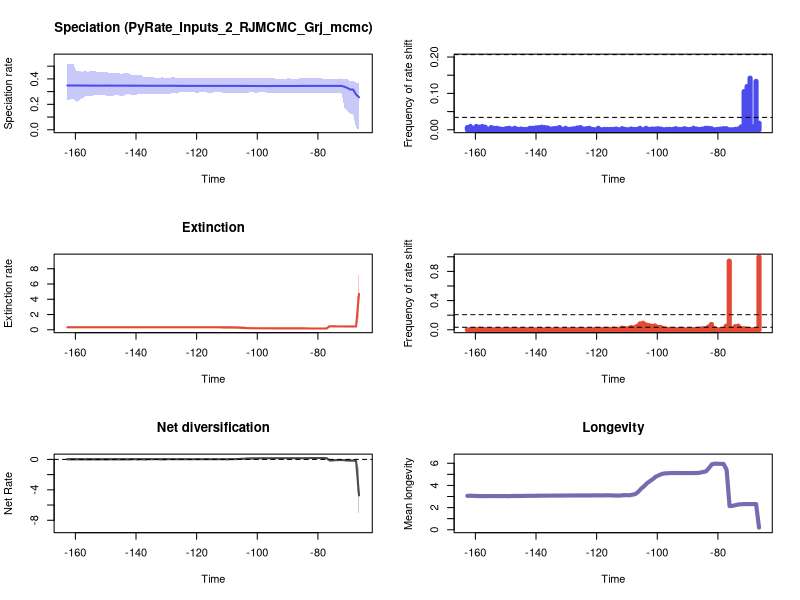

Source code (R):


pdf(file='./RTT_plots.pdf',width=10, height=15)
par(mfrow=c(3,2))
library(scales)

time=c(-66.43919349311926, -67.41089053489287,-68.38258757666645,-69.35428461844006,-70.32598166021364,-71.29767870198725,-72.26937574376086,-73.24107278553444,-74.21276982730805,-75.18446686908166,-76.15616391085524,-77.12786095262885,-78.09955799440246,-79.07125503617604,-80.04295207794965,-81.01464911972323,-81.98634616149684,-82.95804320327045,-83.92974024504403,-84.90143728681764,-85.87313432859125,-86.84483137036483,-87.81652841213844,-88.78822545391205,-89.75992249568563,-90.73161953745924,-91.70331657923282,-92.67501362100643,-93.64671066278004,-94.61840770455362,-95.59010474632723,-96.56180178810084,-97.53349882987442,-98.50519587164803,-99.47689291342164,-100.44858995519522,-101.42028699696883,-102.39198403874241,-103.36368108051602,-104.33537812228963,-105.3070751640632,-106.27877220583682,-107.25046924761043,-108.222166289384,-109.19386333115762,-110.16556037293122,-111.1372574147048,-112.10895445647841,-113.08065149825202,-114.0523485400256,-115.02404558179921,-115.9957426235728,-116.9674396653464,-117.93913670712001,-118.9108337488936,-119.8825307906672,-120.85422783244081,-121.8259248742144,-122.797621915988,-123.76931895776161,-124.7410159995352,-125.7127130413088,-126.68441008308238,-127.65610712485599,-128.6278041666296,-129.59950120840318,-130.5711982501768,-131.5428952919504,-132.51459233372398,-133.4862893754976,-134.45798641727117,-135.42968345904478,-136.4013805008184,-137.373077542592,-138.34477458436558,-139.31647162613916,-140.28816866791277,-141.25986570968638,-142.23156275146,-143.20325979323357,-144.17495683500718,-145.14665387678076,-146.11835091855437,-147.09004796032798,-148.0617450021016,-149.03344204387517,-150.00513908564875,-150.97683612742236,-151.94853316919597,-152.92023021096958,-153.8919272527432,-154.86362429451677,-155.83532133629035,-156.80701837806396,-157.77871541983757,-158.75041246161118,-159.72210950338476,-160.69380654515837,-161.66550358693195,-162.63720062870556)
rate=c(0.2554926172087426, 0.2772324556821525,0.31599818998424156,0.3165772709406439,0.32964384887708237,0.33870459036767675,0.34491117457256615,0.3450125968853898,0.3450125968853898,0.34500323218919104,0.34500323218919104,0.34500323218919104,0.34491117457256615,0.34491117457256615,0.34491117457256615,0.34500323218919104,0.34500323218919104,0.3450125968853898,0.34504574565429647,0.34500323218919104,0.34455716628488575,0.34451473408620753,0.34450564286054897,0.34450564286054897,0.34450332492499536,0.34450096698381716,0.34443646657265625,0.34443646657265625,0.3442891948447456,0.34411688551734215,0.343949890506586,0.343949890506586,0.343949890506586,0.343949890506586,0.343949890506586,0.3442891948447456,0.34450096698381716,0.34450096698381716,0.34450564286054897,0.34455716628488575,0.3447059746965876,0.34491117457256615,0.34500323218919104,0.3450125968853898,0.34491117457256615,0.34500323218919104,0.34491117457256615,0.34500323218919104,0.34500323218919104,0.34500323218919104,0.34500323218919104,0.3450125968853898,0.3450282629085107,0.3450282629085107,0.3450282629085107,0.3450282629085107,0.3450125968853898,0.3450125968853898,0.3450125968853898,0.34504574565429647,0.34510434821191494,0.34510434821191494,0.3454870140547338,0.34580492401713037,0.345847164263392,0.345847164263392,0.345847164263392,0.3458687652808518,0.3458992344714982,0.3458992344714982,0.3458992344714982,0.34597146670480083,0.3460866788316553,0.3463602078958334,0.34647254209262046,0.34647254209262046,0.3466442087646945,0.3467542602604719,0.3466442087646945,0.34683237729499045,0.34689121803131934,0.34683237729499045,0.3469917561873186,0.3469917561873186,0.3471430077683405,0.3471430077683405,0.34724322684015607,0.3469917561873186,0.34689121803131934,0.34694924209861844,0.34694924209861844,0.34724322684015607,0.34725692946518544,0.3473881647777579,0.3477464971206282,0.34776312601446413,0.3479489268736241,0.348248821122794,0.3481245219080573,0.3484066820608096)
minHPD=c(0.003905927828244613, 0.012602449429121301,0.12161410816526842,0.12231792374086542,0.15105639039165494,0.1768895885114539,0.2906705988631677,0.29162542815245923,0.29162542815245923,0.29162542815245923,0.29162542815245923,0.29162542815245923,0.29248405747684636,0.29248405747684636,0.29248405747684636,0.29248405747684636,0.29248405747684636,0.29248405747684636,0.29248405747684636,0.293015968773475,0.29248405747684636,0.29248405747684636,0.29162542815245923,0.29248405747684636,0.29248405747684636,0.293015968773475,0.29162542815245923,0.29162542815245923,0.29162542815245923,0.29162542815245923,0.2906705988631677,0.29248405747684636,0.29341834109628234,0.29341834109628234,0.29341834109628234,0.29162542815245923,0.29341834109628234,0.29341834109628234,0.29248405747684636,0.29162542815245923,0.29162542815245923,0.29162542815245923,0.29162542815245923,0.29162542815245923,0.29162542815245923,0.29162542815245923,0.29248405747684636,0.29341834109628234,0.29341834109628234,0.29341834109628234,0.29248405747684636,0.29248405747684636,0.29341834109628234,0.29341834109628234,0.29341834109628234,0.29167467020740157,0.2936863754181306,0.2936863754181306,0.2936863754181306,0.29341834109628234,0.29341834109628234,0.29341834109628234,0.28425155850934775,0.29341834109628234,0.28425155850934775,0.28425155850934775,0.28425155850934775,0.28425155850934775,0.27937010076318797,0.27937010076318797,0.27937010076318797,0.27937010076318797,0.27937010076318797,0.27937010076318797,0.27966889524699606,0.2794387647053362,0.2742136631707889,0.27113795300164883,0.27937010076318797,0.27937010076318797,0.26825395740423397,0.26825395740423397,0.27113795300164883,0.27113795300164883,0.26164479324277584,0.26164479324277584,0.27113795300164883,0.27113795300164883,0.27339236111357834,0.27113795300164883,0.27113795300164883,0.26344769439357896,0.26164479324277584,0.26164479324277584,0.245731727514569,0.23204462872194453,0.21808948308842563,0.2483795645483617,0.23759262690377123,0.23204462872194453)
maxHPD=c(0.3637143135327924, 0.37164512573415975,0.3818641540578038,0.3818641540578038,0.39651484224124117,0.39885961844581314,0.40302793854767716,0.40302793854767716,0.4029683454063889,0.4029683454063889,0.4029683454063889,0.4029683454063889,0.40302793854767716,0.40302793854767716,0.40302793854767716,0.40302793854767716,0.40302793854767716,0.40302793854767716,0.40302793854767716,0.40302793854767716,0.40302793854767716,0.40302793854767716,0.4029683454063889,0.40302793854767716,0.40302793854767716,0.40302793854767716,0.4029683454063889,0.4029683454063889,0.40302793854767716,0.4053061586290697,0.40302793854767716,0.4056570175568469,0.4056570175568469,0.4056570175568469,0.4056570175568469,0.40302793854767716,0.4056570175568469,0.4056570175568469,0.4056570175568469,0.40536283855552113,0.40536283855552113,0.4056570175568469,0.4056570175568469,0.4056570175568469,0.40536283855552113,0.40536283855552113,0.4056570175568469,0.4056570175568469,0.4056570175568469,0.4056570175568469,0.4056570175568469,0.4056570175568469,0.4073574196447571,0.4073574196447571,0.4073574196447571,0.4073574196447571,0.40974889283527655,0.40974889283527655,0.40974889283527655,0.41033067498587983,0.40974889283527655,0.41033067498587983,0.4056570175568469,0.4159405431100476,0.40974889283527655,0.40974889283527655,0.41033067498587983,0.41151617188103284,0.40974889283527655,0.40974889283527655,0.41151617188103284,0.41433266693790505,0.4151686284718117,0.4159405431100476,0.42890035707160706,0.42890035707160706,0.43031021605721725,0.43031021605721725,0.442315631675087,0.44979665980617417,0.442315631675087,0.442315631675087,0.44979665980617417,0.44979665980617417,0.442315631675087,0.4463799636339802,0.45702698436156125,0.45702698436156125,0.45702698436156125,0.45702698436156125,0.46087825264786175,0.46087825264786175,0.45702698436156125,0.46087825264786175,0.45702698436156125,0.46087825264786175,0.46087825264786175,0.5198276692351799,0.5198276692351799,0.5198276692351799)
remove_na = !is.na(rate)
time = time[remove_na]
plot(time,time,type = 'n', ylim = c(0, 0.5718104361586979), xlim = c(-163.12304914959236,-65.95334497223246), ylab = 'Speciation rate', xlab = 'Time',main='Speciation (PyRate_Inputs_2_RJMCMC_Grj_mcmc)' )
polygon(c(time, rev(time)), c(maxHPD[remove_na], rev(minHPD[remove_na])), col = alpha('#4c4cec',0.3), border = NA)
lines(time,rate[remove_na], col = '#4c4cec', lwd=2)
mids=c(-66.4441010539363, -67.42561321734398,-68.40712538075165,-69.38863754415932,-70.370149707567,-71.35166187097468,-72.33317403438235,-73.31468619779002,-74.2961983611977,-75.27771052460538,-76.25922268801305,-77.24073485142073,-78.22224701482841,-79.20375917823608,-80.18527134164376,-81.16678350505143,-82.14829566845911,-83.12980783186678,-84.11131999527446,-85.09283215868214,-86.07434432208981,-87.05585648549749,-88.03736864890516,-89.01888081231284,-90.00039297572052,-90.98190513912819,-91.96341730253587,-92.94492946594355,-93.92644162935122,-94.90795379275889,-95.88946595616657,-96.87097811957425,-97.85249028298193,-98.8340024463896,-99.81551460979728,-100.79702677320495,-101.77853893661262,-102.76005110002029,-103.74156326342798,-104.72307542683565,-105.70458759024334,-106.686099753651,-107.66761191705868,-108.64912408046635,-109.63063624387402,-110.61214840728171,-111.59366057068938,-112.57517273409707,-113.55668489750474,-114.53819706091241,-115.51970922432008,-116.50122138772775,-117.48273355113544,-118.46424571454311,-119.4457578779508,-120.42727004135847,-121.40878220476614,-122.39029436817381,-123.37180653158148,-124.35331869498917,-125.33483085839684,-126.31634302180453,-127.2978551852122,-128.27936734861987,-129.26087951202754,-130.24239167543524,-131.22390383884292,-132.2054160022506,-133.18692816565826,-134.16844032906593,-135.1499524924736,-136.13146465588127,-137.11297681928895,-138.09448898269662,-139.0760011461043,-140.05751330951196,-141.03902547291966,-142.02053763632733,-143.002049799735,-143.98356196314268,-144.96507412655038,-145.94658628995805,-146.92809845336572,-147.9096106167734,-148.89112278018106,-149.87263494358874,-150.8541471069964,-151.83565927040408,-152.81717143381175,-153.79868359721942,-154.78019576062712,-155.7617079240348,-156.74322008744247,-157.72473225085014,-158.70624441425784,-159.6877565776655,-160.66926874107318,-161.65078090448085,-162.63229306788853)
counts=c(0.018, 0.133,0.008,0.142,0.119,0.105,0.008,0.002,0.001,0.0,0.0,0.003,0.003,0.002,0.001,0.0,0.003,0.004,0.004,0.002,0.001,0.002,0.004,0.001,0.001,0.003,0.001,0.001,0.003,0.001,0.001,0.001,0.0,0.002,0.003,0.002,0.002,0.001,0.004,0.0,0.004,0.001,0.001,0.002,0.0,0.001,0.003,0.0,0.002,0.001,0.001,0.001,0.001,0.0,0.004,0.0,0.001,0.004,0.003,0.002,0.006,0.005,0.003,0.002,0.001,0.004,0.001,0.006,0.004,0.003,0.002,0.005,0.006,0.007,0.006,0.005,0.004,0.004,0.001,0.001,0.002,0.001,0.004,0.002,0.004,0.003,0.001,0.002,0.004,0.004,0.006,0.001,0.007,0.009,0.007,0.009,0.004,0.009,0.006)
plot(mids,counts,type = 'h', xlim = c(-163.12304914959236,-65.95334497223246), ylim=c(0,0.2), ylab = 'Frequency of rate shift', xlab = 'Time',lwd=5,col='#4c4cec')
bf2 = 0.03404600904253787
bf6 = 0.20662287772405416
abline(h=bf2, lty=2)
abline(h=bf6, lty=2)

time=c(-66.43919349311926, -67.41089053489287,-68.38258757666645,-69.35428461844006,-70.32598166021364,-71.29767870198725,-72.26937574376086,-73.24107278553444,-74.21276982730805,-75.18446686908166,-76.15616391085524,-77.12786095262885,-78.09955799440246,-79.07125503617604,-80.04295207794965,-81.01464911972323,-81.98634616149684,-82.95804320327045,-83.92974024504403,-84.90143728681764,-85.87313432859125,-86.84483137036483,-87.81652841213844,-88.78822545391205,-89.75992249568563,-90.73161953745924,-91.70331657923282,-92.67501362100643,-93.64671066278004,-94.61840770455362,-95.59010474632723,-96.56180178810084,-97.53349882987442,-98.50519587164803,-99.47689291342164,-100.44858995519522,-101.42028699696883,-102.39198403874241,-103.36368108051602,-104.33537812228963,-105.3070751640632,-106.27877220583682,-107.25046924761043,-108.222166289384,-109.19386333115762,-110.16556037293122,-111.1372574147048,-112.10895445647841,-113.08065149825202,-114.0523485400256,-115.02404558179921,-115.9957426235728,-116.9674396653464,-117.93913670712001,-118.9108337488936,-119.8825307906672,-120.85422783244081,-121.8259248742144,-122.797621915988,-123.76931895776161,-124.7410159995352,-125.7127130413088,-126.68441008308238,-127.65610712485599,-128.6278041666296,-129.59950120840318,-130.5711982501768,-131.5428952919504,-132.51459233372398,-133.4862893754976,-134.45798641727117,-135.42968345904478,-136.4013805008184,-137.373077542592,-138.34477458436558,-139.31647162613916,-140.28816866791277,-141.25986570968638,-142.23156275146,-143.20325979323357,-144.17495683500718,-145.14665387678076,-146.11835091855437,-147.09004796032798,-148.0617450021016,-149.03344204387517,-150.00513908564875,-150.97683612742236,-151.94853316919597,-152.92023021096958,-153.8919272527432,-154.86362429451677,-155.83532133629035,-156.80701837806396,-157.77871541983757,-158.75041246161118,-159.72210950338476,-160.69380654515837,-161.66550358693195,-162.63720062870556)
rate=c(4.710529332908955, 0.4341868365117863,0.4341157219969355,0.4341157219969355,0.4344287837615157,0.4344681292025348,0.43528429226507576,0.436774532220083,0.44210135695453695,0.44735935945251937,0.4485961734476773,0.16948146922297233,0.1659667163304238,0.1659667163304238,0.1659667163304238,0.1658419606660413,0.16693163165768993,0.17203091313468255,0.1771113058555987,0.17870360790045886,0.18035523324116048,0.18107846037951744,0.18107846037951744,0.1810887220571631,0.1811152272444691,0.1811152272444691,0.1811152272444691,0.1810887220571631,0.1810887220571631,0.18107846037951744,0.18107846037951744,0.18120532995658584,0.1812658443471185,0.1820616294173406,0.1840702011135023,0.18814808215091366,0.19632886462271404,0.2035919598251991,0.21739036758509472,0.23297614962161078,0.2584306696107296,0.28158304691757907,0.300372340131741,0.30617572849283614,0.3110300149646549,0.3126021176325352,0.31483569699819536,0.3199697243515701,0.32137229818293866,0.3215561796997877,0.3213187182990152,0.32102008561308065,0.3213187182990152,0.3216220095931391,0.3216220095931391,0.3218225183336759,0.3219896080578814,0.3222827172633086,0.3220563904889786,0.3220563904889786,0.3220563904889786,0.3222827172633086,0.3222827172633086,0.3222827172633086,0.3225372010373088,0.32281392910967366,0.32308869866547335,0.3234275091424425,0.3234275091424425,0.3234908974326465,0.3234908974326465,0.3234908974326465,0.3237950642419776,0.3239215948893651,0.3237950642419776,0.3239215948893651,0.3245842848990289,0.3245842848990289,0.32482486679638,0.32507139810334695,0.3254162425621794,0.3254162425621794,0.32507139810334695,0.32507139810334695,0.32507139810334695,0.32558087181392537,0.32558972923949214,0.3256615984889769,0.32605344916653267,0.3258353176676109,0.32558972923949214,0.32558972923949214,0.3258353176676109,0.3258353176676109,0.3258353176676109,0.3256615984889769,0.32557327244112827,0.3248684744014525,0.3245842848990289,0.3245842848990289)
minHPD=c(1.5730291721180125, 0.3338577427326229,0.3338577427326229,0.3338577427326229,0.3322865394388408,0.3338577427326229,0.3322865394388408,0.33399619390874963,0.33963517190553555,0.3516215092581746,0.3516215092581746,0.08591410095586288,0.0862947528090516,0.08636713032869917,0.08636713032869917,0.08591410095586288,0.0862947528090516,0.08636713032869917,0.10699946656060945,0.10606329177215111,0.11223956556026513,0.11223956556026513,0.11203494069348349,0.11203494069348349,0.11203494069348349,0.11203494069348349,0.11223956556026513,0.11203494069348349,0.11203494069348349,0.11203494069348349,0.11203494069348349,0.11203494069348349,0.10742258966526491,0.12081956326375824,0.11203494069348349,0.11303646077533368,0.11698058453741271,0.11440160741097274,0.11741592029359502,0.11741592029359502,0.1145496964953522,0.1197748666527455,0.13267498241605316,0.13267498241605316,0.1424205351047802,0.14320218422654152,0.157349259989833,0.17255896182915426,0.17999769834866008,0.17382817528443467,0.17382817528443467,0.1787695056691244,0.17999769834866008,0.17999769834866008,0.17275080763561282,0.17385504765192078,0.17385504765192078,0.1787695056691244,0.17999769834866008,0.17999769834866008,0.17999769834866008,0.17999769834866008,0.17999769834866008,0.17999769834866008,0.17999769834866008,0.17999769834866008,0.17999769834866008,0.17999769834866008,0.17999769834866008,0.17999769834866008,0.17999769834866008,0.17999769834866008,0.1787695056691244,0.1787695056691244,0.1787695056691244,0.17999769834866008,0.1787695056691244,0.1787695056691244,0.1787695056691244,0.17999769834866008,0.1811456830206338,0.18091364644278699,0.18091364644278699,0.18091364644278699,0.17999769834866008,0.17999769834866008,0.18091364644278699,0.18091364644278699,0.18091364644278699,0.18091364644278699,0.17999769834866008,0.17999769834866008,0.17999769834866008,0.17999769834866008,0.17999769834866008,0.1787695056691244,0.17999769834866008,0.17638911864470624,0.17999769834866008,0.17999769834866008)
maxHPD=c(8.668867977127286, 0.5292399460054866,0.5280001476865726,0.5280001476865726,0.5233566750171359,0.5233566750171359,0.5214290435726303,0.5322616826135056,0.5803717454464118,0.6646619859242701,0.6871096421713446,0.4029304073022682,0.2405570175386626,0.2405570175386626,0.2405570175386626,0.24097743019839982,0.2474658631488441,0.28322076682121416,0.312345324044452,0.31484467822039824,0.3219920450231987,0.3219920450231987,0.32158615361149046,0.32158615361149046,0.32158615361149046,0.32158615361149046,0.3219920450231987,0.32353794591010643,0.32670830175519894,0.32722926812360104,0.32749032666855704,0.32749032666855704,0.32749032666855704,0.3429292248609439,0.3429292248609439,0.3579853735614193,0.3721996852500912,0.38422668388030334,0.40779740311783164,0.4376279809141883,0.44478157492648973,0.46686456976531804,0.47999973636633414,0.47999973636633414,0.4857954119744711,0.4782413048024097,0.4863713809410318,0.491178240956093,0.48987461545163236,0.4810624961508295,0.4778921514240591,0.4782413048024097,0.4782413048024097,0.4782413048024097,0.46930820479182583,0.4682228057658371,0.4682228057658371,0.46930820479182583,0.46930820479182583,0.46930820479182583,0.46930820479182583,0.4682228057658371,0.4682228057658371,0.46930820479182583,0.46930820479182583,0.4682228057658371,0.46930820479182583,0.46930820479182583,0.46930820479182583,0.46930820479182583,0.46930820479182583,0.46930820479182583,0.47028468335389817,0.47028468335389817,0.47028468335389817,0.47028468335389817,0.4721130070491596,0.4721130070491596,0.4721130070491596,0.47571532547991935,0.4779518000557173,0.4779518000557173,0.4779518000557173,0.4782413048024097,0.4779518000557173,0.4779518000557173,0.4782413048024097,0.4779518000557173,0.4782413048024097,0.4782413048024097,0.4779518000557173,0.4779518000557173,0.4782413048024097,0.4782413048024097,0.4782413048024097,0.4782413048024097,0.4810624961508295,0.4810624961508295,0.4857954119744711,0.4863713809410318)
remove_na = !is.na(rate)
time = time[remove_na]
plot(time,time,type = 'n', ylim = c(0, 9.535754774840015), xlim = c(-163.12304914959236,-65.95334497223246), ylab = 'Extinction rate', xlab = 'Time',main='Extinction' )
polygon(c(time, rev(time)), c(maxHPD[remove_na], rev(minHPD[remove_na])), col = alpha('#e34a33',0.3), border = NA)
lines(time,rate[remove_na], col = '#e34a33', lwd=2)
mids=c(-66.4441010539363, -67.42561321734398,-68.40712538075165,-69.38863754415932,-70.370149707567,-71.35166187097468,-72.33317403438235,-73.31468619779002,-74.2961983611977,-75.27771052460538,-76.25922268801305,-77.24073485142073,-78.22224701482841,-79.20375917823608,-80.18527134164376,-81.16678350505143,-82.14829566845911,-83.12980783186678,-84.11131999527446,-85.09283215868214,-86.07434432208981,-87.05585648549749,-88.03736864890516,-89.01888081231284,-90.00039297572052,-90.98190513912819,-91.96341730253587,-92.94492946594355,-93.92644162935122,-94.90795379275889,-95.88946595616657,-96.87097811957425,-97.85249028298193,-98.8340024463896,-99.81551460979728,-100.79702677320495,-101.77853893661262,-102.76005110002029,-103.74156326342798,-104.72307542683565,-105.70458759024334,-106.686099753651,-107.66761191705868,-108.64912408046635,-109.63063624387402,-110.61214840728171,-111.59366057068938,-112.57517273409707,-113.55668489750474,-114.53819706091241,-115.51970922432008,-116.50122138772775,-117.48273355113544,-118.46424571454311,-119.4457578779508,-120.42727004135847,-121.40878220476614,-122.39029436817381,-123.37180653158148,-124.35331869498917,-125.33483085839684,-126.31634302180453,-127.2978551852122,-128.27936734861987,-129.26087951202754,-130.24239167543524,-131.22390383884292,-132.2054160022506,-133.18692816565826,-134.16844032906593,-135.1499524924736,-136.13146465588127,-137.11297681928895,-138.09448898269662,-139.0760011461043,-140.05751330951196,-141.03902547291966,-142.02053763632733,-143.002049799735,-143.98356196314268,-144.96507412655038,-145.94658628995805,-146.92809845336572,-147.9096106167734,-148.89112278018106,-149.87263494358874,-150.8541471069964,-151.83565927040408,-152.81717143381175,-153.79868359721942,-154.78019576062712,-155.7617079240348,-156.74322008744247,-157.72473225085014,-158.70624441425784,-159.6877565776655,-160.66926874107318,-161.65078090448085,-162.63229306788853)
counts=c(0.997, 0.001,0.0,0.003,0.004,0.015,0.016,0.049,0.043,0.01,0.941,0.049,0.003,0.002,0.002,0.016,0.073,0.038,0.014,0.016,0.004,0.003,0.003,0.001,0.0,0.002,0.006,0.004,0.001,0.001,0.007,0.005,0.014,0.031,0.033,0.052,0.048,0.057,0.067,0.089,0.08,0.046,0.027,0.031,0.015,0.015,0.022,0.01,0.002,0.008,0.006,0.003,0.006,0.005,0.003,0.007,0.001,0.0,0.0,0.003,0.003,0.002,0.001,0.002,0.001,0.004,0.0,0.001,0.002,0.0,0.002,0.003,0.0,0.003,0.003,0.0,0.0,0.002,0.002,0.001,0.004,0.001,0.002,0.005,0.003,0.002,0.002,0.002,0.002,0.002,0.002,0.001,0.005,0.002,0.008,0.004,0.003,0.003,0.0)
plot(mids,counts,type = 'h', xlim = c(-163.12304914959236,-65.95334497223246), ylim=c(0,0.997), ylab = 'Frequency of rate shift', xlab = 'Time',lwd=5,col='#e34a33')
abline(h=bf2, lty=2)
abline(h=bf6, lty=2)
#Net Diversification Rate
time=c(-66.43919349311926, -67.41089053489287,-68.38258757666645,-69.35428461844006,-70.32598166021364,-71.29767870198725,-72.26937574376086,-73.24107278553444,-74.21276982730805,-75.18446686908166,-76.15616391085524,-77.12786095262885,-78.09955799440246,-79.07125503617604,-80.04295207794965,-81.01464911972323,-81.98634616149684,-82.95804320327045,-83.92974024504403,-84.90143728681764,-85.87313432859125,-86.84483137036483,-87.81652841213844,-88.78822545391205,-89.75992249568563,-90.73161953745924,-91.70331657923282,-92.67501362100643,-93.64671066278004,-94.61840770455362,-95.59010474632723,-96.56180178810084,-97.53349882987442,-98.50519587164803,-99.47689291342164,-100.44858995519522,-101.42028699696883,-102.39198403874241,-103.36368108051602,-104.33537812228963,-105.3070751640632,-106.27877220583682,-107.25046924761043,-108.222166289384,-109.19386333115762,-110.16556037293122,-111.1372574147048,-112.10895445647841,-113.08065149825202,-114.0523485400256,-115.02404558179921,-115.9957426235728,-116.9674396653464,-117.93913670712001,-118.9108337488936,-119.8825307906672,-120.85422783244081,-121.8259248742144,-122.797621915988,-123.76931895776161,-124.7410159995352,-125.7127130413088,-126.68441008308238,-127.65610712485599,-128.6278041666296,-129.59950120840318,-130.5711982501768,-131.5428952919504,-132.51459233372398,-133.4862893754976,-134.45798641727117,-135.42968345904478,-136.4013805008184,-137.373077542592,-138.34477458436558,-139.31647162613916,-140.28816866791277,-141.25986570968638,-142.23156275146,-143.20325979323357,-144.17495683500718,-145.14665387678076,-146.11835091855437,-147.09004796032798,-148.0617450021016,-149.03344204387517,-150.00513908564875,-150.97683612742236,-151.94853316919597,-152.92023021096958,-153.8919272527432,-154.86362429451677,-155.83532133629035,-156.80701837806396,-157.77871541983757,-158.75041246161118,-159.72210950338476,-160.69380654515837,-161.66550358693195,-162.63720062870556)
net_rate=c(-4.734312100053903, -0.19216253008684886,-0.15274522905855367,-0.15179575152908484,-0.12712721155631307,-0.10461273505664848,-0.0878807321965441,-0.09122336977607468,-0.10303067379007345,-0.11686174566198922,-0.1205322424185507,0.1617742598257121,0.17807189474816001,0.1785694871146696,0.17865985540086224,0.17908365198127968,0.1773268840070903,0.1673595671736035,0.15846867248018648,0.15467780718258944,0.15237139449585077,0.1508384795721536,0.15083761105004131,0.1506807773525734,0.15036106700831156,0.15024383837641464,0.15010670141242433,0.15025180473306848,0.15017038646929887,0.15018312296095118,0.14997898828780762,0.14929497883800458,0.1488438766471195,0.14692280119367176,0.14224533568257566,0.1373946359948614,0.12756644027861888,0.11863254531624905,0.10828302218585693,0.09274672205593755,0.07748737617672188,0.054805010986499786,0.03620423227298512,0.03083940724908487,0.02571671466689112,0.026697545043497955,0.02613141020204217,0.023142591498304207,0.022188989130575508,0.02283301442066938,0.023886718250393478,0.02512944059297625,0.024929254562440575,0.024019920894902264,0.02446910263333544,0.025000304962373144,0.024789465052109442,0.024004625269282022,0.024258077131915627,0.025057273129164514,0.0251055582292677,0.025104811603018404,0.026069388801001403,0.02622191618417375,0.02811375014317764,0.027946561997077284,0.027967387576903178,0.02855639852883004,0.029121597531860645,0.027635876348558498,0.02696331477607164,0.027014956576886767,0.02630026384638446,0.026529041837278767,0.027268022834818807,0.02760728864607632,0.02725294258379043,0.026933258476924887,0.02693718011878619,0.027043153588795624,0.02702609305135093,0.026372464349211436,0.028138845871797245,0.027980281938095958,0.028101689486887908,0.025969322670534596,0.026945360130276333,0.026671345240875544,0.024905148614062917,0.025533193474872918,0.02569596274013085,0.025936195353300925,0.02544117618146987,0.02617380656030443,0.027044145059943944,0.0281851068529025,0.031071987223135252,0.03377669519190447,0.03409924585879129,0.037502602451818925)
net_minHPD=c(-8.410610201983136, -0.420927764073702,-0.3557766020486899,-0.3557766020486899,-0.30496693042840595,-0.26411243199339984,-0.20342778732893846,-0.20980403062675484,-0.22156249420211016,-0.3150178406305906,-0.3456550607685864,-0.06133007040554672,0.08461033569044896,0.08578014444835758,0.0870368822028687,0.08461033569044896,0.09110189756436571,0.06125594633554099,0.021288793499056047,0.021288793499056047,0.005596097081322304,0.021288793499056047,0.01979079554353058,0.01979079554353058,0.021288793499056047,0.021288793499056047,0.01979079554353058,0.00603683418155937,0.006364574597060468,0.006364574597060468,0.006364574597060468,0.00603683418155937,0.005596097081322304,-0.0034638866673692426,-0.006444122383569062,-0.011259705551817323,-0.03381243874415274,-0.04577226324319261,-0.0777656595675213,-0.11085497361274793,-0.11269523445226554,-0.13966699669685173,-0.14347316602779153,-0.14347316602779153,-0.14244835953031637,-0.1464374111523462,-0.13966699669685173,-0.1392641726982477,-0.14347316602779153,-0.13966699669685173,-0.13734469132824556,-0.14244835953031637,-0.14347316602779153,-0.14347316602779153,-0.13966699669685173,-0.13966699669685173,-0.13966699669685173,-0.13734469132824556,-0.13647260378023296,-0.13734469132824556,-0.13734469132824556,-0.13647260378023296,-0.13734469132824556,-0.13734469132824556,-0.14244835953031637,-0.14244835953031637,-0.14758616032692057,-0.1499475520621963,-0.14244835953031637,-0.14244835953031637,-0.14347316602779153,-0.14347316602779153,-0.14347316602779153,-0.15845030774925817,-0.14153158617966127,-0.1499475520621963,-0.14347316602779153,-0.14347316602779153,-0.14758616032692057,-0.1499475520621963,-0.1499475520621963,-0.15739025710682186,-0.15845030774925817,-0.15845030774925817,-0.15958854387701532,-0.15958854387701532,-0.15845030774925817,-0.15845030774925817,-0.15845030774925817,-0.15958854387701532,-0.1603056810196647,-0.1603056810196647,-0.1603056810196647,-0.1603056810196647,-0.1603056810196647,-0.17380811127187273,-0.17560398690610352,-0.19716913941021913,-0.20302321355874453,-0.19645627435535)
net_maxHPD=c(-1.1995226053749075, -0.014654156039579869,-0.008651738851330137,-0.008651738851330137,0.0136608966066194,0.033997230853132776,0.018797404391122763,0.018797404391122763,0.05936835898451753,0.03271185425028783,0.029049814145915842,0.2830451751694218,0.2724146982639676,0.2724146982639676,0.2724146982639676,0.2724146982639676,0.2830451751694218,0.2813402022639462,0.25829278033620556,0.2589982267508985,0.25071133528173883,0.26504790759918073,0.2625733927971005,0.2625733927971005,0.2625733927971005,0.2625733927971005,0.2625733927971005,0.25071133528173883,0.25659758460139337,0.25659758460139337,0.25659758460139337,0.25659758460139337,0.25659758460139337,0.25071133528173883,0.2577470424910031,0.26504790759918073,0.2577470424910031,0.2625733927971005,0.2529541639732307,0.2458642048951528,0.24065067700584913,0.23551536535473566,0.2338920684033303,0.23512036557731508,0.22774269240344627,0.20851012739733188,0.2031396152332009,0.2031396152332009,0.1933786113325235,0.19452613538378827,0.19452613538378827,0.18453710905681664,0.18219237385932702,0.18219237385932702,0.18353487132281976,0.18219237385932702,0.18219237385932702,0.18219237385932702,0.18219237385932702,0.18353487132281976,0.18353487132281976,0.18219237385932702,0.18353487132281976,0.18353487132281976,0.18219237385932702,0.18219237385932702,0.18219237385932702,0.18353487132281976,0.1933786113325235,0.1933786113325235,0.1933786113325235,0.1933786113325235,0.1967504669402036,0.18353487132281976,0.20307282909052687,0.19452613538378827,0.20581323687269865,0.20581323687269865,0.20307282909052687,0.20581323687269865,0.20969932441648848,0.20307282909052687,0.20307282909052687,0.20307282909052687,0.20307282909052687,0.20307282909052687,0.20307282909052687,0.20307282909052687,0.20307282909052687,0.20307282909052687,0.20581323687269865,0.20869190441256977,0.20581323687269865,0.20969932441648848,0.21283490701223953,0.20307282909052687,0.20969932441648848,0.20869190441256977,0.21283490701223953,0.24426387449173942)
remove_na = !is.na(net_rate)
time = time[remove_na]
plot(time,time,type = 'n', ylim = c(-9.25167122218145, 0.311349692686364), xlim = c(-163.12304914959236,-65.95334497223246), ylab = 'Net Rate', xlab = 'Time',lwd=2, main='Net diversification', col= '#504A4B' )
polygon(c(time, rev(time)), c(net_maxHPD[remove_na], rev(net_minHPD[remove_na])), col = alpha('#504A4B',0.3), border = NA)
lines(time,net_rate[remove_na], col = '#504A4B', lwd=2)
abline(h=0,lty=2)


time=c(-66.43919349311926, -67.41089053489287,-68.38258757666645,-69.35428461844006,-70.32598166021364,-71.29767870198725,-72.26937574376086,-73.24107278553444,-74.21276982730805,-75.18446686908166,-76.15616391085524,-77.12786095262885,-78.09955799440246,-79.07125503617604,-80.04295207794965,-81.01464911972323,-81.98634616149684,-82.95804320327045,-83.92974024504403,-84.90143728681764,-85.87313432859125,-86.84483137036483,-87.81652841213844,-88.78822545391205,-89.75992249568563,-90.73161953745924,-91.70331657923282,-92.67501362100643,-93.64671066278004,-94.61840770455362,-95.59010474632723,-96.56180178810084,-97.53349882987442,-98.50519587164803,-99.47689291342164,-100.44858995519522,-101.42028699696883,-102.39198403874241,-103.36368108051602,-104.33537812228963,-105.3070751640632,-106.27877220583682,-107.25046924761043,-108.222166289384,-109.19386333115762,-110.16556037293122,-111.1372574147048,-112.10895445647841,-113.08065149825202,-114.0523485400256,-115.02404558179921,-115.9957426235728,-116.9674396653464,-117.93913670712001,-118.9108337488936,-119.8825307906672,-120.85422783244081,-121.8259248742144,-122.797621915988,-123.76931895776161,-124.7410159995352,-125.7127130413088,-126.68441008308238,-127.65610712485599,-128.6278041666296,-129.59950120840318,-130.5711982501768,-131.5428952919504,-132.51459233372398,-133.4862893754976,-134.45798641727117,-135.42968345904478,-136.4013805008184,-137.373077542592,-138.34477458436558,-139.31647162613916,-140.28816866791277,-141.25986570968638,-142.23156275146,-143.20325979323357,-144.17495683500718,-145.14665387678076,-146.11835091855437,-147.09004796032798,-148.0617450021016,-149.03344204387517,-150.00513908564875,-150.97683612742236,-151.94853316919597,-152.92023021096958,-153.8919272527432,-154.86362429451677,-155.83532133629035,-156.80701837806396,-157.77871541983757,-158.75041246161118,-159.72210950338476,-160.69380654515837,-161.66550358693195,-162.63720062870556)
rate=c(0.20124571946093728, 2.3188733982983405,2.319871200775016,2.319871200775016,2.316992824981263,2.3161421487933604,2.3000804250916143,2.2821681086008465,2.2221106206470886,2.1559944157269655,2.139066760095161,5.399944506979679,5.930736552892316,5.950249738654903,5.950861489767828,5.965155732987736,5.903292798590809,5.569283172354262,5.267563376202233,5.209966139647816,5.154992887629912,5.1164338771819,5.119646491977007,5.115837198949897,5.114138471864158,5.114138471864158,5.113496509257516,5.117147226191269,5.117079647425991,5.121456722692074,5.1173242189756865,5.09853552633084,5.084218340350475,5.03504026099961,4.919187361957158,4.795840208584346,4.577119498676107,4.397306998309636,4.196087439264454,3.9370863687138504,3.713242637433213,3.423416043079261,3.216544061092354,3.1617633788200523,3.112824982654093,3.121996855858523,3.1218909625997395,3.0921104851646537,3.083018480839964,3.089152121725044,3.099403321683528,3.1111250318063877,3.108230910542476,3.099470508166598,3.1039686444927983,3.1055919155826226,3.1029925854417506,3.0950469443773443,3.0974878755166295,3.0974878755166295,3.097181981255123,3.09599032509823,3.09592325117333,3.094527911998711,3.092601819988017,3.0910036277983393,3.088334308771887,3.0853048317179392,3.0853048317179392,3.083848997762107,3.083371853935908,3.083371853935908,3.077614369493483,3.0749920347639996,3.0757842767432777,3.0732031061815808,3.064580392232059,3.064580392232059,3.0635624306763223,3.0577810875377804,3.0550386521040487,3.049532972523766,3.0499825070602142,3.0489145704128595,3.0474264736795518,3.031150902262317,3.041093176392583,3.0394011449581786,3.035203981913974,3.0373843928740056,3.041298481456632,3.041140037785693,3.036121075237755,3.036121075237755,3.037016816210698,3.039589374560905,3.048643637527349,3.0633191330677,3.067479031357749,3.058765651474647)
minHPD=c(0.20124571946093728, 2.3188733982983405,2.319871200775016,2.319871200775016,2.316992824981263,2.3161421487933604,2.3000804250916143,2.2821681086008465,2.2221106206470886,2.1559944157269655,2.139066760095161,5.399944506979679,5.930736552892316,5.950249738654903,5.950861489767828,5.965155732987736,5.903292798590809,5.569283172354262,5.267563376202233,5.209966139647816,5.154992887629912,5.1164338771819,5.119646491977007,5.115837198949897,5.114138471864158,5.114138471864158,5.113496509257516,5.117147226191269,5.117079647425991,5.121456722692074,5.1173242189756865,5.09853552633084,5.084218340350475,5.03504026099961,4.919187361957158,4.795840208584346,4.577119498676107,4.397306998309636,4.196087439264454,3.9370863687138504,3.713242637433213,3.423416043079261,3.216544061092354,3.1617633788200523,3.112824982654093,3.121996855858523,3.1218909625997395,3.0921104851646537,3.083018480839964,3.089152121725044,3.099403321683528,3.1111250318063877,3.108230910542476,3.099470508166598,3.1039686444927983,3.1055919155826226,3.1029925854417506,3.0950469443773443,3.0974878755166295,3.0974878755166295,3.097181981255123,3.09599032509823,3.09592325117333,3.094527911998711,3.092601819988017,3.0910036277983393,3.088334308771887,3.0853048317179392,3.0853048317179392,3.083848997762107,3.083371853935908,3.083371853935908,3.077614369493483,3.0749920347639996,3.0757842767432777,3.0732031061815808,3.064580392232059,3.064580392232059,3.0635624306763223,3.0577810875377804,3.0550386521040487,3.049532972523766,3.0499825070602142,3.0489145704128595,3.0474264736795518,3.031150902262317,3.041093176392583,3.0394011449581786,3.035203981913974,3.0373843928740056,3.041298481456632,3.041140037785693,3.036121075237755,3.036121075237755,3.037016816210698,3.039589374560905,3.048643637527349,3.0633191330677,3.067479031357749,3.058765651474647)
maxHPD=c(0.20124571946093728, 2.3188733982983405,2.319871200775016,2.319871200775016,2.316992824981263,2.3161421487933604,2.3000804250916143,2.2821681086008465,2.2221106206470886,2.1559944157269655,2.139066760095161,5.399944506979679,5.930736552892316,5.950249738654903,5.950861489767828,5.965155732987736,5.903292798590809,5.569283172354262,5.267563376202233,5.209966139647816,5.154992887629912,5.1164338771819,5.119646491977007,5.115837198949897,5.114138471864158,5.114138471864158,5.113496509257516,5.117147226191269,5.117079647425991,5.121456722692074,5.1173242189756865,5.09853552633084,5.084218340350475,5.03504026099961,4.919187361957158,4.795840208584346,4.577119498676107,4.397306998309636,4.196087439264454,3.9370863687138504,3.713242637433213,3.423416043079261,3.216544061092354,3.1617633788200523,3.112824982654093,3.121996855858523,3.1218909625997395,3.0921104851646537,3.083018480839964,3.089152121725044,3.099403321683528,3.1111250318063877,3.108230910542476,3.099470508166598,3.1039686444927983,3.1055919155826226,3.1029925854417506,3.0950469443773443,3.0974878755166295,3.0974878755166295,3.097181981255123,3.09599032509823,3.09592325117333,3.094527911998711,3.092601819988017,3.0910036277983393,3.088334308771887,3.0853048317179392,3.0853048317179392,3.083848997762107,3.083371853935908,3.083371853935908,3.077614369493483,3.0749920347639996,3.0757842767432777,3.0732031061815808,3.064580392232059,3.064580392232059,3.0635624306763223,3.0577810875377804,3.0550386521040487,3.049532972523766,3.0499825070602142,3.0489145704128595,3.0474264736795518,3.031150902262317,3.041093176392583,3.0394011449581786,3.035203981913974,3.0373843928740056,3.041298481456632,3.041140037785693,3.036121075237755,3.036121075237755,3.037016816210698,3.039589374560905,3.048643637527349,3.0633191330677,3.067479031357749,3.058765651474647)
remove_na = !is.na(rate)
time = time[remove_na]
plot(time,time,type = 'n', ylim = c(0, 6.5616713062865095), xlim = c(-163.12304914959236,-65.95334497223246), ylab = 'Mean longevity', xlab = 'Time',main='Longevity' )
polygon(c(time, rev(time)), c(maxHPD[remove_na], rev(minHPD[remove_na])), col = alpha('#756bb1',0.3), border = NA)
lines(time,rate[remove_na], col = '#756bb1', lwd=4)

n <- dev.off()